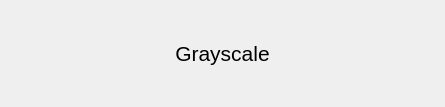
<?xml version="1.0" encoding="UTF-8"?>
<ui version="4.0">
 <class>Grayscale</class>
 <widget class="QWidget" name="Grayscale">
  <property name="geometry">
   <rect>
    <x>0</x>
    <y>0</y>
    <width>445</width>
    <height>107</height>
   </rect>
  </property>
  <property name="sizePolicy">
   <sizepolicy hsizetype="Preferred" vsizetype="Fixed">
    <horstretch>0</horstretch>
    <verstretch>0</verstretch>
   </sizepolicy>
  </property>
  <property name="maximumSize">
   <size>
    <width>16777215</width>
    <height>107</height>
   </size>
  </property>
  <property name="baseSize">
   <size>
    <width>0</width>
    <height>70</height>
   </size>
  </property>
  <property name="windowTitle">
   <string>Form</string>
  </property>
  <layout class="QVBoxLayout" name="verticalLayout_2">
   <property name="spacing">
    <number>6</number>
   </property>
   <property name="leftMargin">
    <number>0</number>
   </property>
   <property name="topMargin">
    <number>0</number>
   </property>
   <property name="rightMargin">
    <number>0</number>
   </property>
   <property name="bottomMargin">
    <number>0</number>
   </property>
   <item>
    <layout class="QVBoxLayout" name="verticalLayout">
     <item>
      <widget class="QLabel" name="label">
       <property name="font">
        <font>
         <pointsize>16</pointsize>
        </font>
       </property>
       <property name="text">
        <string>Grayscale</string>
       </property>
       <property name="alignment">
        <set>Qt::AlignCenter</set>
       </property>
      </widget>
     </item>
    </layout>
   </item>
  </layout>
 </widget>
 <resources/>
 <connections/>
</ui>
